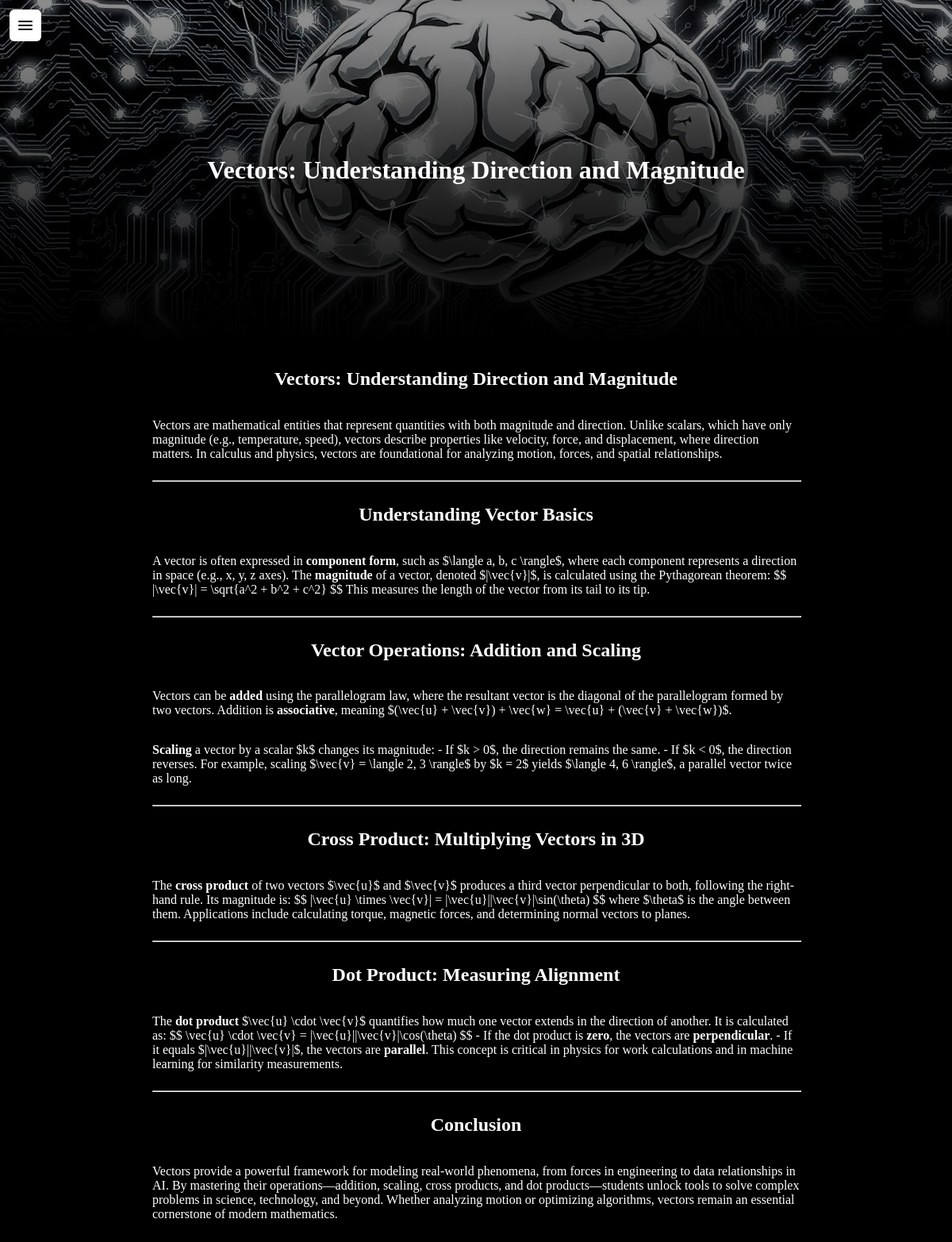
/posts/13, run on the app's committed database.
### server.py (models this page shows, shortened)
class Post(db.Model):
    id      = db.Column(db.Integer, primary_key=True)
    title   = db.Column(db.String(200), nullable=False)
    content = db.Column(db.Text, nullable=False)
    tags    = db.Column(db.String(200), nullable=True)

### server.py (the view)
@app.route("/posts/<int:post_id>", methods=["GET"])
def get_post(post_id):
    post = Post.query.get_or_404(post_id)
    return render_template('post.html', post=post)

### templates/post.html
{% extends "base.html" %}
{% block header %}
<header>
    <h1> {{ post.title }}</h1>
</header>
{% endblock %}
{% block content %}
{{ post.content|safe }}
{% endblock %}

### static/css/styles.css (style rules this page uses)
body { background-color: #000; color: white; margin: 0; padding: 0; }
:root { --nav-height: 0; }
hr { width: 100%; }
header { background-image: linear-gradient(rgba(0,0,0,0.4), rgba(0,0,0,0.6), rgba(0,0,0,0.8), rgba(0,0,0,1)), url("../fym_hero.png"); background-position: center; display: flex; justify-content: center; align-items: center; height: 60px; margin: 0; padding: 184px 0; }

### data on the page
Post: title "Vectors: Understanding Direction and Magnitude", content "Vectors: Understanding Direction and Magnitude Vectors are mathematical entities that represent quantities with both magnitude and direction. Unlike scalars, which have only magnitude (e.g., temperature, speed), vectors describe properties like velocity, force, and displacement, where direction matters. In calculus and physics, vectors are foundational for analyzing motion, forces, and spatial relationships. Understanding Vector Basics A vector is often expressed in component form , such as $\\langle a, b, c \\rangle$, where each component represents a direction in space (e.g., x, y, z axes). The magnitude of a vector, denoted $|\\vec{v}|$, is calculated using the Pythagorean theorem: $$…"
